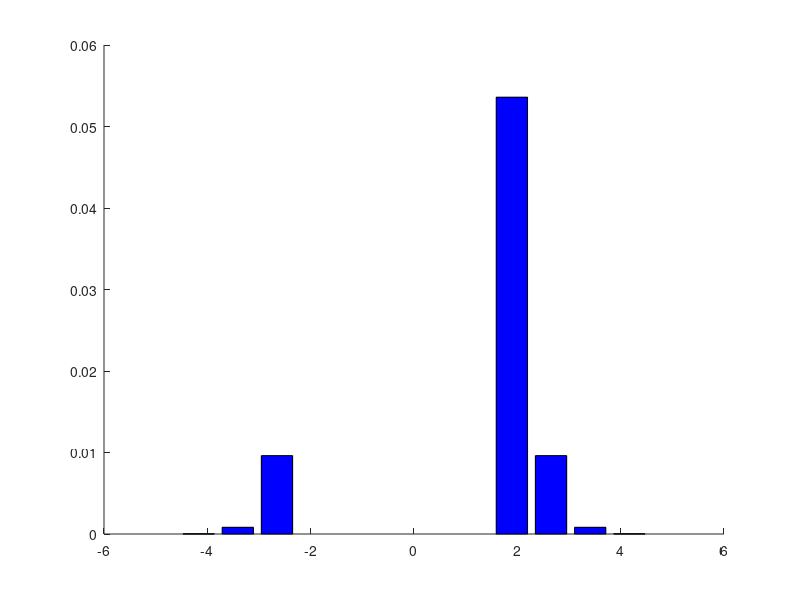

Write MATLAB code to recreate this figure. (Note: this script raises an error after producing the figure.)
function [Pvalue, TX, np] = myfisher22(varargin)
%P=MYFISHER22(X)- Fisher's Exact Probability Test.
%Fisher's exact test of 2x2 contingency tables permits calculation of
%precise probabilities in situation where, as a consequence of small cell
%frequencies, the much more rapid normal approximation and chi-square
%calculations are liable to be inaccurate. The Fisher's exact test involves
%the computations of several factorials to obtain the probability of the
%observed and each of the more extreme tables. Factorials growth quickly,
%so it's necessary use logarithms of factorials. This computations is very
%easy in Matlab because x!=gamma(x+1) and log(x!)=gammaln(x+1). This
%function is now fully vectorized to speed up the computation.
%The routine coumputes the Power and, if necessary, the sample sizes needed
%to achieve a power=0.80 using a modified asymptotic normal method with
%continuity correction as described by Hardeo Sahai and Anwer Khurshid in
%Statistics in Medicine, 1996, Vol. 15, Issue 1: 1-21.
%
% Syntax: 	myfisher22(x,plts)
%      
%     Inputs:
%           X - 2x2 data matrix 
%           PLTS - Flag to set if you don't want (0) or want (1) view the plot
%           of Wald Statistics distribution (default=0)
%     Outputs:
%           - Three p-values
%           - Power and sample sizes
%
%   Example (by itself, myfisherr22 runs this demo):
%
%                                    Vaccine
%                               Yes           No
%                            ---------------------
%                    Yes         7            12
% Infectious status                 
%                     No         8            3
%                            ---------------------
%
%   Calling on Matlab the function: 
%             myfisher22([7 12; 8 2])
%
%   Answer is:
%
%
% 2x2 matrix Fisher's exact test: 12 tables were evaluated
% -----------------------------------------------------------------
% 			 P-value
% -----------------------------------------------------------------
% Left tail         Right tail          2-tails
% (negative)		(positive)          (both)
% -----------------------------------------------------------------
% 0.0640679660		0.9895302349		0.0745377311
% -----------------------------------------------------------------
% Mid-p correction for 2-tails p-value: 0.0477386307
% -----------------------------------------------------------------
%  
% Power Computation (Asymptotic normal method)
% -----------------------------------------------------------------
% alpha = 0.0500  n1 = 11  n2 = 19
% -----------------------------------------------------------------
%               1-tail			2-tails
% Z1-b			0.2716			0.0714
% Power			0.6070			0.5285
%  
% To achieve a recommended Power=0.80
% n1			22			27
% n2			38			47
% -----------------------------------------------------------------
%
%           Created by Giuseppe Cardillo
%           giuseppe.cardillo-edta@poste.it
%
% To cite this file, this would be an appropriate format:
% Cardillo G. (2007) MyFisher22: a very compact routine for Fisher's exact
% test on 2x2 matrix
% http://www.mathworks.com/matlabcentral/fileexchange/15434

%Input Error handling
args=cell(varargin);
nu=numel(args);
if nu<=3
    default.values = {[7 12; 8 3],0};
    default.values(1:nu) = args;
    [x plts] = deal(default.values{:});
    if nu==0
        plts=1;
    end
    if nu>=1
        if ~isequal(size(x),[2 2])
            error('Input matrix must be a 2x2 matrix')
        end
        if ~all(isfinite(x(:))) || ~all(isnumeric(x(:)))
            error('Warning: all X values must be numeric and finite')
        end
        if ~isequal(x(:),round(x(:)))
            error('Warning: X data matrix values must be whole numbers')
        end
    end
    if nu==2
        if plts ~= 0 && plts ~= 1 %check if plts is 0 or 1
            error('Warning: PLTS must be 0 if you don''t want or 1 if you want to see plot.')
        end
    end
else
    error('Warning: Max two input data are required')
end
clear args default nu

Rs=sum(x,2); %rows sum
Cs=sum(x); %columns sum
N=sum(Rs); %sum of all elements

%Rearrange the matrix if necessary.
flip=0; %flip flag
if ~issorted(Rs)
    x=flipud(x);
    Rs=sort(Rs);
    flip=flip+1;
end
if ~issorted(Cs)
    x=fliplr(x);
    Cs=sort(Cs);
    flip=flip+1;
end

%           X - 2x2 data matrix composed like this: 
%          ___________
%         |  A  |  B  |Rs1
%         |_____|_____|
%         |  C  |  D  |Rs2
%         |_____|_____|____
%           Cs1  Cs2    N
%recall that Fisher's P=[Rs(1)!Rs(2)!Cs(1)!Cs(2)!]/[N!A!B!C!D!]
%Log(A*B)=Log(A)+Log(B) and Log(A/B)=Log(A)-Log(B)

%A 2x2 matrix has only 1 degree of freedom...
A=0:1:min(Rs(1),Cs(1)); %all possible values for the first cell
z=[A;Rs(2)-Cs(1)+A;Rs(1)-A;Cs(1)-A;]; %all possible matrices

%          The first table will be: 
%          _____________
%         |  0  | Rs1   |Rs1
%         |_____|_______|
%         | Cs1 |Cs2-Rs1|Rs2
%         |_____|_______|____
%           Cs1  Cs2      N
%
%P0=[Rs(1)!Rs(2)!Cs(1)!Cs(2)!]/[N!0!Rs(1)!Cs(1)!D!]=[Rs(2)!Cs(2)!]/[N!D!]
np=zeros(1,length(A)); %p-values vector preallocation
lz=log(z);
%LOG(X!)=GAMMALN(x+1)
np(1)=sum(gammaln([Rs(2)+1 Cs(2)+1])-gammaln([N+1 z(2)+1]));
%remember that 
%np(i+1)=np(i)*[B(i)*C(i)]/(A(i+1)*D(i+1)]=np(i)*f(i) 
%This formula is vectorizable and is recursive!
%using Logarithm to improve computation
%log(np(i+1))=log(np(i))+[log(B(i))+log(C(i))]-[log(A(i+1))+log(D(i+1))]=log(np(i))+f(i)
%J>1
%log(np(J))=log(np(1))+sum(f(1:J-1))=log(np(1))+cumsum(f)
f=sum(lz(3:4,1:end-1))-sum(lz(1:2,2:end));
np(2:end)=np(1)+cumsum(f);
np=exp(np);

%now compute the 1-tailed p-values and the 2-tailed p-value
W=x(1)+1;
if flip~=1 %choose direction
    P=[sum(np(1:W)) sum(np(W:end)) sum(np(np<=np(W)))];
else
    P=[sum(np(W:end)) sum(np(1:W)) sum(np(np<=np(W)))];
end

%display results
tr=repmat('-',1,65); %Set up the divisor
if plts
    disp(' ')
    fprintf('2x2 matrix Fisher''s exact test: %0.0f tables were evaluated\n',size(z,2))
    disp(tr)
    fprintf('\t\t\t P-value\n');
    disp(tr)
    fprintf('Left tail\t\tRight tail\t\t2-tails\n');
    fprintf('(negative)\t\t(positive)\t\t(both)\n');
    disp(tr)
    fprintf('%0.10f\t\t%0.10f\t\t%0.10f\n',P);
    disp(tr)
    fprintf('Mid-p correction for 2-tails p-value: %0.10f\n',0.5*np(W)+sum(np(np<np(W))));
    disp(tr)
    disp(' ')
end

%power (Asymptotic normal method)
Za=-realsqrt(2).*erfcinv(2.*[0.95 0.975]);
p=x(:,1)./Rs;
d=abs(diff(p));
k=Rs(2)/Rs(1);
q=1-p;
pm=(p(1)+k*p(2))/(k+1);
qm=1-pm;
Z1_b=abs((realsqrt(Rs(1)*d^2)-Za.*realsqrt((1+1/k)*pm*qm))/realsqrt(p(1)*q(1)+p(2)*q(2)/k));
pwr=0.5.*erfc(-Z1_b./realsqrt(2));
if plts
    fprintf('Power Computation (Asymptotic normal method)\n')
    disp(tr)
    fprintf('alpha = %0.4f  n1 = %d  n2 = %d\n',0.05,Rs)
    disp(tr)
    fprintf('\t\t\t1-tail\t\t\t2-tails\n');
    fprintf('Z1-b\t\t\t%0.4f\t\t\t%0.4f\n',Z1_b)
    fprintf('Power\t\t\t%0.4f\t\t\t%0.4f\n',pwr)
end
if any(pwr<0.8)
    %sample size (Modified Asymptotic normal method with continuity correction)
    nstar=(Za.*realsqrt(pm*qm*(1+1/k))+(-realsqrt(2)*erfcinv(1.6))*realsqrt(p(1)*q(1)+p(2)*q(2)/k)).^2./d^2;
    n1=round(nstar./4.*(1+realsqrt(1+2*(k+1)./(k*d.*nstar))).^2);
    n2=round(k.*n1);
    if plts
        disp(' ')
        disp('To achieve a recommended Power=0.80')
        if n1(1)<1000
            fprintf('n1\t\t\t%d\t\t\t%d\n',n1)
        else
            fprintf('n1\t\t\t\t%d\t\t%d\n',n1)
        end
        if n2(1)<1000
            fprintf('n2\t\t\t%d\t\t\t%d\n',n2)
        else
            fprintf('n2\t\t\t\t%d\t\t%d\n',n2)
        end
    end
end
if plts
   disp(tr)
end

D=sum(z([1 3],:))./N;
TX=(z(1,:)./Cs(1)-z(3,:)./Cs(2))./realsqrt(D.*(1-D).*sum(1./Cs));
if plts
    %Display plot   
    
    %The Matlab BAR function doesn't work properly. So I set-up a my proper BAR
    %function using the FILL function.
    hold on
    Wh=2*abs(TX(2)-TX(1))/5; %BarWidth established on the x-ticks
    leTX=TX(np<=np(W)); lenp=np(np<=np(W)); %less or equal than observed
    MX1=repmat(leTX,4,1); MY1=repmat(lenp,4,1);
    MX1([1 2],:)=MX1([1 2],:)-Wh; MX1([3 4],:)=MX1([3 4],:)+Wh; MY1([1 4],:)=0;
    H1=fill(MX1,MY1,'b');
    H1Group = hggroup; %Group all this bar
    set(H1,'Parent',H1Group)
    set(get(get(H1Group,'Annotation'),'LegendInformation'),'IconDisplayStyle','on'); % Include this hggroup in the legend
    
    eTX=TX(W); enp=np(W); %Observed table
    MX2=repmat(eTX,4,1); MY2=repmat(enp,4,1);
    MX2([1 2],:)=MX2([1 2],:)-Wh; MX2([3 4],:)=MX2([3 4],:)+Wh; MY2([1 4],:)=0;
    fill(MX2,MY2,'g');
    
    if any(np>np(W))
        gTX=TX(np>np(W)); gnp=np(np>np(W)); %greater than observed
        MX3=repmat(gTX,4,1); MY3=repmat(gnp,4,1);
        MX3([1 2],:)=MX3([1 2],:)-Wh; MX3([3 4],:)=MX3([3 4],:)+Wh; MY3([1 4],:)=0;
        H3=fill(MX3,MY3,'r');
        H3Group = hggroup; %Group all this bar
        set(H3,'Parent',H3Group)
        set(get(get(H3Group,'Annotation'),'LegendInformation'),'IconDisplayStyle','on'); % Include this hggroup in the legend
        legend('P<=P_o_b_s_e_r_v_e_d _t_a_b_l_e','P_o_b_s_e_r_v_e_d _t_a_b_l_e','P>P_o_b_s_e_r_v_e_d _t_a_b_l_e');
    else
        legend('P<=P_o_b_s_e_r_v_e_d _t_a_b_l_e','P_o_b_s_e_r_v_e_d _t_a_b_l_e')
    end
    hold off
    
    axis square
    title('Distribution of Wald Statistic for Fisher''s Exact test','FontName','Arial','FontSize',12,'FontWeight','Bold');
    xlabel('T(X)','FontName','Arial','FontSize',12,'FontWeight','Bold');
    txt=['P[T(X)|X€Gamma(' num2str(Rs(1)) ')]'];
    ylabel(txt,'FontSize',12,'FontWeight','Bold');
end

if nargout
    Pvalue=P;
end